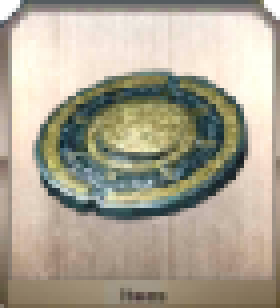
#> input picture assets/material/image2/001.Heros_proof.png, 70 x 77 px (shown 4 times larger); its folder holds 4 pictures in this run
$ python python-pil-image-sprite.py   (Python 2 division)
#> lines starting #> are read from the running program, lines starting #| are printed output that depends on the picture
#!/usr/bin/python

# This work is licensed under the Creative Commons Attribution 3.0 United
# States License. To view a copy of this license, visit
# http://creativecommons.org/licenses/by/3.0/us/ or send a letter to Creative
# Commons, 171 Second Street, Suite 300, San Francisco, California, 94105, USA.

# from http://oranlooney.com/make-css-sprites-python-image-library/
# Orignial Author Oran Looney <olooney@gmail.com>

#mods by Josh Gourneau <josh@gourneau.com> to make one big horizontal sprite JPG with no spaces between images
import os
from PIL import Image
import glob

#get your images using glob
iconMap = glob.glob("image2/*")
#just take the even ones
iconMap = sorted(iconMap)
#iconMap = iconMap[::2]

print len(iconMap)

images = [Image.open(filename) for filename in iconMap]
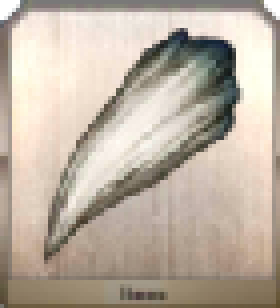
#> input picture assets/material/image2/002.Dragon_fang.png, 70 x 77 px (shown 4 times larger)
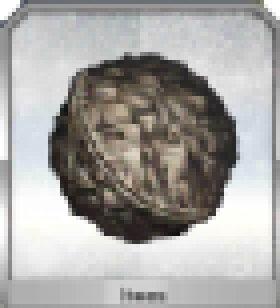
#> input picture assets/material/image2/003.Yggdrasil_seed.png, 70 x 77 px (shown 4 times larger)
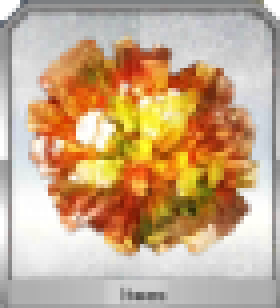
#> input picture assets/material/image2/004.Octuplet_twin_crystals.png, 70 x 77 px (shown 4 times larger)
#> images = 4 items

print "%d images will be combined." % len(images)
#| 4 images will be combined.

image_width, image_height = images[0].size
#> image_width = 70; image_height = 77

print "all images assumed to be %d by %d." % (image_width, image_height)
#| all images assumed to be 70 by 77.

master_width = (image_width * len(images) )
#> master_width = 280
# #seperate each image with lots of whitespace
master_height = image_height
#> master_height = 77
# master_width = image_width
# master_height = (image_width * len(images) )
print "the master image will by %d by %d" % (master_width, master_height)
#| the master image will by 280 by 77
print "creating image...",
master = Image.new(
    mode='RGBA',
    size=(master_width, master_height),
    color=(0,0,0,0))  # fully transparent
#> master: PIL image 280x77 RGBA; every value is 0

print "created."

for count, image in enumerate(images):
    location = image_width*count
    print "adding %s at %d..." % (iconMap[count][1], location),
    master.paste(image,(location,0))
    print "added."
#> this loop made 4 passes
#> location on passes 1 to 4: 0, 70, 140, 210
#> (printed output is left out)
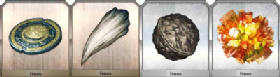
#> master: PIL image 280x77 RGBA; mean R, G, B, A 180.8, 167.9, 151.5, 253.4; transparent parts drawn white
print "done adding icons."

print "saving master.jpg...",
master.save('master.jpg')
print "saved!"
